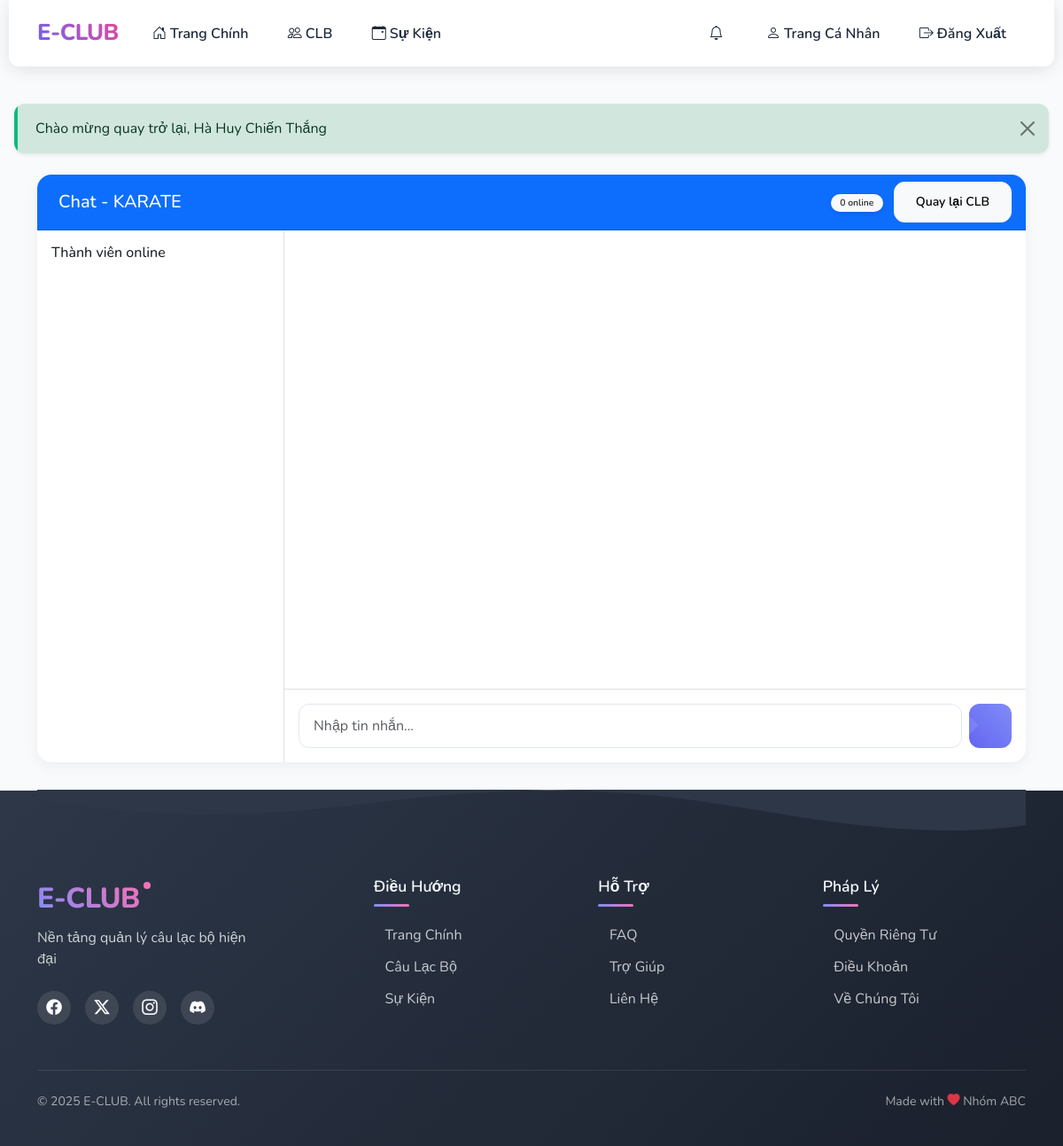
Page /index.php?page=club_chat&club_id=1 (signed in) on the earlier database version.
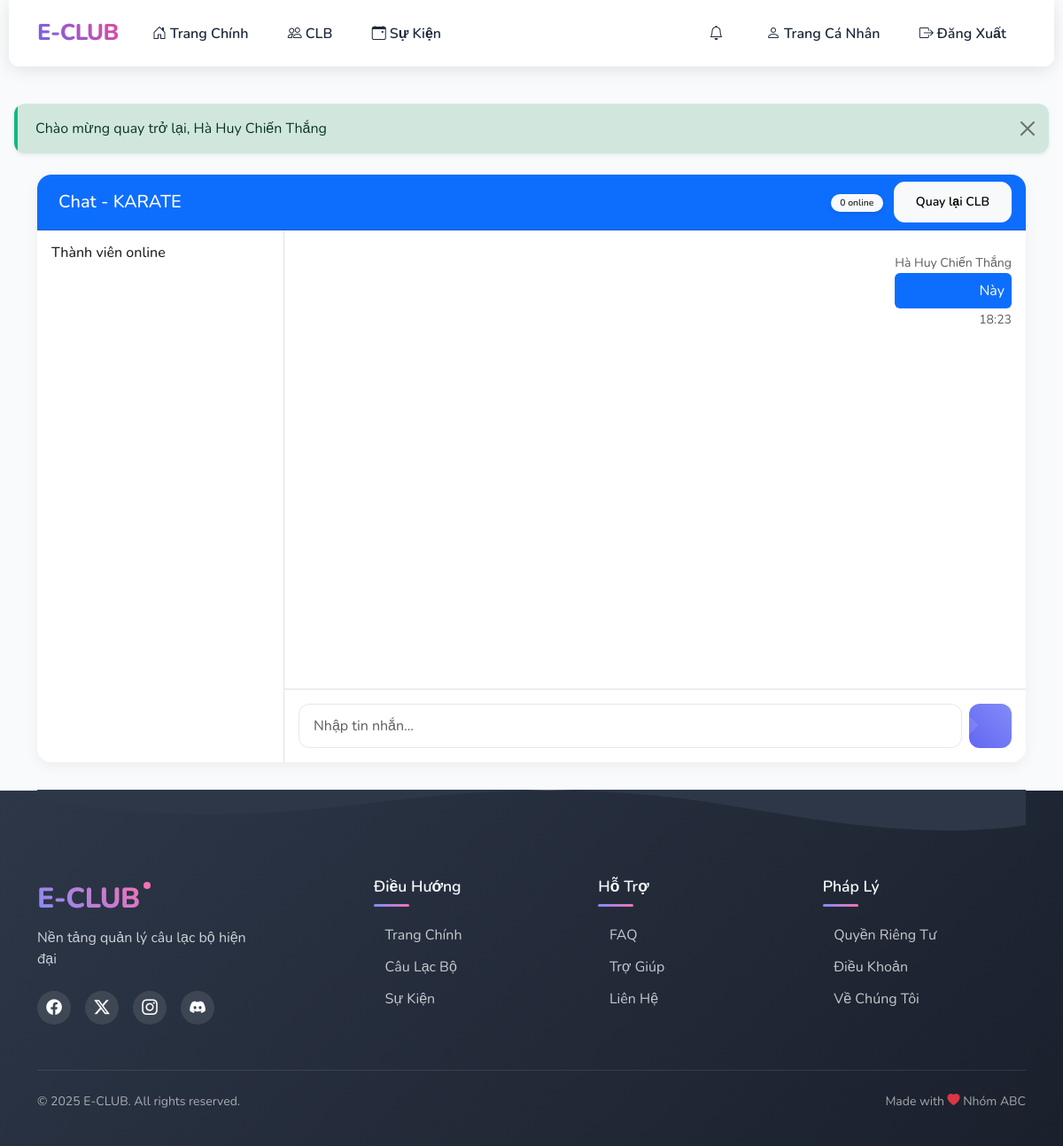
Same page on the later database version.
### tables this page shows
CREATE TABLE `club_messages` (
  `id` int(11) NOT NULL,
  `club_id` int(11) NOT NULL,
  `sender_id` int(11) NOT NULL,
  `message` text NOT NULL,
  `created_at` timestamp NOT NULL DEFAULT current_timestamp()
);

CREATE TABLE `users` (
  `id` int(11) NOT NULL,
  `name` varchar(100) NOT NULL,
  `email` varchar(100) NOT NULL,
  `password` varchar(255) NOT NULL,
  `role` enum('admin','club_leader','user') DEFAULT 'user',
  `created_at` timestamp NOT NULL DEFAULT current_timestamp(),
  `avatar_url` varchar(255) DEFAULT NULL,
  `last_activity` timestamp NOT NULL DEFAULT current_timestamp() ON UPDATE current_timestamp()
);

### config.php (called while the page is built, shortened)
<?php
try {
    $conn = new mysqli(DB_HOST, DB_USER, DB_PASS, DB_NAME);
    $conn->set_charset("utf8");
} catch (Exception $e) {
    die("Database connection failed: " . $e->getMessage());
}
function sanitize($input) {
    global $conn;
    return $conn->real_escape_string(trim($input));
}
?>

### pages/club_chat.php (the view, shortened to what this page needs)
<?php
try {
    $club_id = sanitize($_GET['club_id']);
    $sql = "SELECT cm.status, c.name as club_name
            FROM club_members cm
            JOIN clubs c ON cm.club_id = c.id
            WHERE cm.club_id = ? AND cm.user_id = ? AND cm.status = 'approved'";
    $stmt = $conn->prepare($sql);
    $stmt->bind_param("ii", $club_id, $_SESSION['user_id']);
    if (!$stmt->execute()) {
        error_log("Execute failed: " . $stmt->error);
        throw new Exception("Lỗi kiểm tra quyền truy cập");
    }
    $member = $stmt->get_result()->fetch_assoc();
    $sql = "SELECT m.*, u.name as sender_name
            FROM club_messages m
            JOIN users u ON m.sender_id = u.id
            WHERE m.club_id = ?
            ORDER BY m.created_at DESC
            LIMIT 50";
    $stmt = $conn->prepare($sql);
    $stmt->bind_param("i", $club_id);
    if (!$stmt->execute()) {
        error_log("Execute failed: " . $stmt->error);
        throw new Exception("Lỗi tải tin nhắn");
    }
    $old_messages = array_reverse($stmt->get_result()->fetch_all(MYSQLI_ASSOC));
} catch (Exception $e) {
    error_log("Chat error: " . $e->getMessage());
    flashMessage($e->getMessage(), 'danger');
    redirect('/index.php?page=clubs');
}
?>
<div class="container mt-4">
    <div class="card">
        <div class="card-header bg-primary text-white d-flex justify-content-between align-items-center">
            <h5 class="mb-0">
                Chat - <?php echo htmlspecialchars($member['club_name']); ?>
            </h5>
            <div>
                <span class="badge bg-light text-dark" id="onlineCount">0 online</span>
                <a href="index.php?page=club_detail&id=<?php echo $club_id; ?>" class="btn btn-light btn-sm ms-2">
                    <i class="fas fa-arrow-left"></i> Quay lại CLB
                </a>
            </div>
        </div>
        <div class="card-body p-0">
            <div class="row g-0">
                <div class="col-md-3 border-end">
                    <div class="p-3">
                        <h6 class="mb-3">Thành viên online</h6>
                    </div>
                </div>
                <div class="col-md-9">
                    <div class="d-flex flex-column" style="height: 600px;">
                        <div class="flex-grow-1 p-3 overflow-auto" id="messageArea">
                            <?php foreach ($old_messages as $msg): ?>
                            <div class="message <?php echo $msg['sender_id'] == $_SESSION['user_id'] ? 'text-end' : ''; ?> mb-3">
                                <div class="d-inline-block">
                                    <small class="text-muted"><?php echo htmlspecialchars($msg['sender_name']); ?></small>
                                    <div class="p-2 rounded <?php echo $msg['sender_id'] == $_SESSION['user_id'] ? 'bg-primary text-white' : 'bg-light'; ?>">
                                        <?php echo htmlspecialchars($msg['message']); ?>
                                    </div>
                                    <small class="text-muted"><?php echo date('H:i', strtotime($msg['created_at'])); ?></small>
                                </div>
                            </div>
                            <?php endforeach; ?>
                        </div>
                        <div class="border-top p-3">
                            <form id="messageForm" class="d-flex gap-2">
                                <input type="text" class="form-control" id="messageInput"
                                       placeholder="Nhập tin nhắn..." autocomplete="off" required>
                                <button type="submit" class="btn btn-primary">
                                </button>
                            </form>
                        </div>
                    </div>
                </div>
            </div>
        </div>
    </div>
</div>

Differences in the rows shown:
added club_messages: sender.name "Hà Huy Chiến Thắng", message "Này", created_at "18:23"
